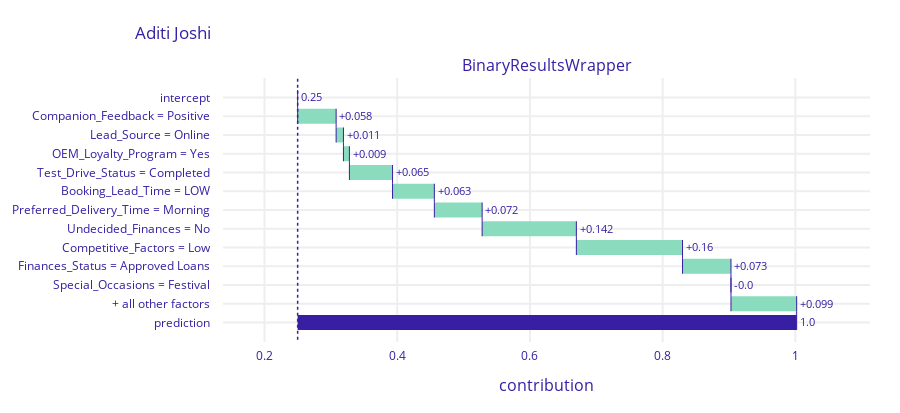
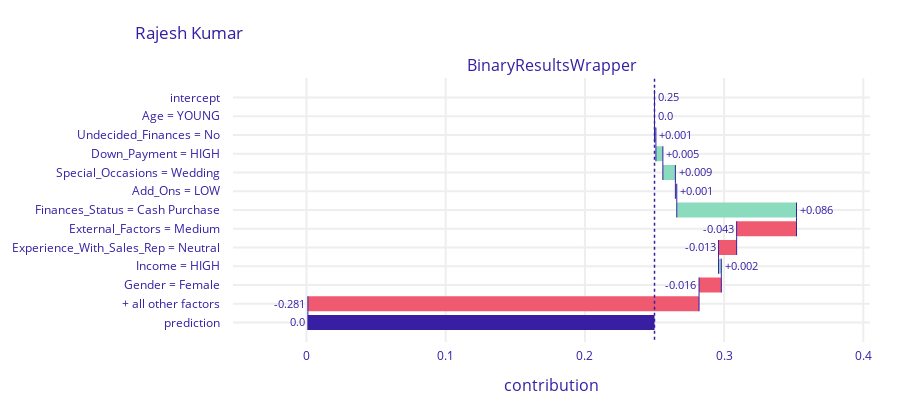
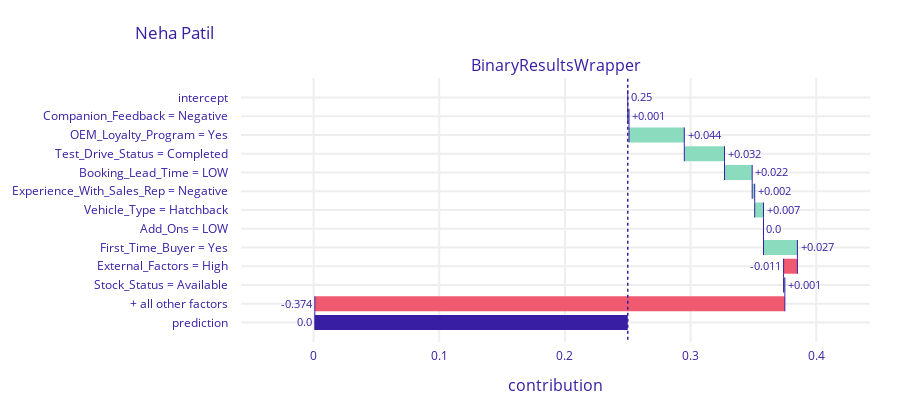
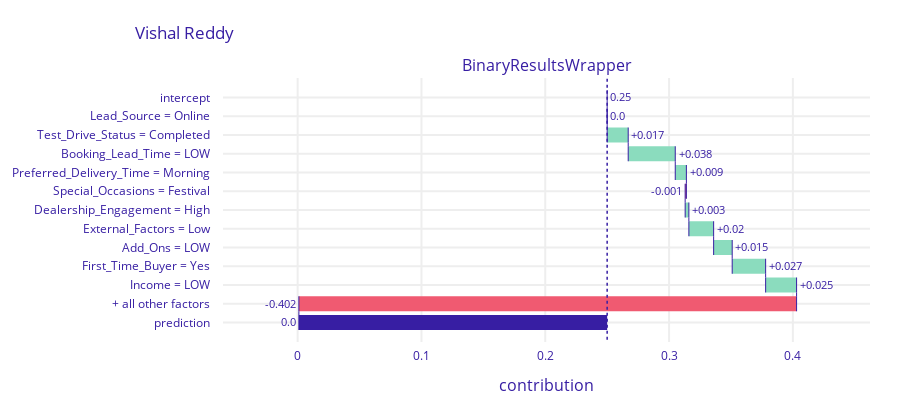

Here is the notebook cell these charts were saved with, in order:
### Code cell
import dalex as dx

X= new_df.drop('bciindex', axis=1)
y = new_df['bciindex']
df_index = pd.read_excel('BCI backup.xlsx', sheet_name='Dummy leads')
exp = dx.Explainer(fitted_model, X, y)

for i in range(len(X)):
    # Get feature importance
    breakdown = exp.predict_parts(X.iloc[i], type='break_down', label=X.index[0])
    breakdown.plot(title=df_index.iloc[i]['Customer name'])
# sh_mary = exp.predict_parts(X.iloc[1], type='shap', B=10, label=X.index[0])

### Figure 1 — Plotly figure (JSON) as saved in the notebook; plotly's stock layout.template omitted (floating-point values rounded to 4 significant figures)
{"data": [{"base": 0.25, "connector": {"line": {"color": "#371ea3", "dash": "solid", "width": 1}, "mode": "spanning"}, "decreasing": {"marker": {"color": "#f05a71"}}, "hoverinfo": "text+delta", "hoverlabel": {"bgcolor": "rgba(0,0,0,0.8)"}, "hovertext": ["Average response: 0.25<br>Prediction: 1.0", "Companion_Feedback = Positive<br>increases average response by", "Lead_Source = Online<br>increases average response by", "OEM_Loyalty_Program = Yes<br>increases average response by", "Test_Drive_Status = Completed<br>increases average response by", "Booking_Lead_Time = LOW<br>increases average response by", "Preferred_Delivery_Time = Morning<br>increases average response by", "Undecided_Finances = No<br>increases average response by", "Competitive_Factors = Low<br>increases average response by", "Finances_Status = Approved Loans<br>increases average response by", "Special_Occasions = Festival<br>decreases average response by", "+ all other factors<br>increases average response by", "Average response: 0.25<br>Prediction: 1.0"], "increasing": {"marker": {"color": "#8bdcbe"}}, "measure": ["relative", "relative", "relative", "relative", "relative", "relative", "relative", "relative", "relative", "relative", "relative", "relative", "total"], "orientation": "h", "showlegend": false, "text": ["0.25", "+0.058", "+0.011", "+0.009", "+0.065", "+0.063", "+0.072", "+0.142", "+0.16", "+0.073", "-0.0", "+0.099", "1.0"], "textposition": "outside", "totals": {"marker": {"color": "#371ea3"}}, "type": "waterfall", "x": [0, 0.058, 0.011, 0.009, 0.065, 0.063, 0.072, 0.142, 0.16, 0.073, 0, 0.099, 0.75], "xaxis": "x", "y": ["intercept", "Companion_Feedback = Positive", "Lead_Source = Online", "OEM_Loyalty_Program = Yes", "Test_Drive_Status = Completed", "Booking_Lead_Time = LOW", "Preferred_Delivery_Time = Morning", "Undecided_Finances = No", "Competitive_Factors = Low", "Finances_Status = Approved Loans", "Special_Occasions = Festival", "+ all other factors", "prediction"], "yaxis": "y"}], "layout": {"annotations": [{"font": {"size": 16}, "showarrow": false, "text": "BinaryResultsWrapper", "x": 0.5, "xanchor": "center", "xref": "paper", "y": 1, "yanchor": "bottom", "yref": "paper"}, {"font": {"size": 16}, "showarrow": false, "text": "contribution", "x": 0.5, "xanchor": "center", "xref": "paper", "y": 0, "yanchor": "top", "yref": "paper", "yshift": -30}], "font": {"color": "#371ea3"}, "height": 413, "margin": {"b": 71, "r": 30, "t": 78}, "shapes": [{"line": {"color": "#371ea3", "dash": "dot", "width": 1.5}, "type": "line", "x0": 0.25, "x1": 0.25, "xref": "x", "y0": -1, "y1": 13, "yref": "y"}], "title": {"text": "Aditi Joshi", "x": 0.15}, "xaxis": {"anchor": "y", "automargin": true, "domain": [0, 1], "fixedrange": true, "gridwidth": 2, "range": [0.1375, 1.113], "tickcolor": "white", "ticklen": 3, "ticks": "outside", "type": "linear", "zeroline": false}, "yaxis": {"anchor": "x", "automargin": true, "autorange": "reversed", "domain": [0, 1], "fixedrange": true, "gridwidth": 2, "tickcolor": "white", "ticklen": 10, "ticks": "outside", "type": "category"}}}

### Figure 2 — Plotly figure (JSON) as saved in the notebook; plotly's stock layout.template omitted (floating-point values rounded to 4 significant figures)
{"data": [{"base": 0.25, "connector": {"line": {"color": "#371ea3", "dash": "solid", "width": 1}, "mode": "spanning"}, "decreasing": {"marker": {"color": "#f05a71"}}, "hoverinfo": "text+delta", "hoverlabel": {"bgcolor": "rgba(0,0,0,0.8)"}, "hovertext": ["Average response: 0.25<br>Prediction: 0.0", "Age = YOUNG<br>decreases average response by", "Undecided_Finances = No<br>increases average response by", "Down_Payment = HIGH<br>increases average response by", "Special_Occasions = Wedding<br>increases average response by", "Add_Ons = LOW<br>increases average response by", "Finances_Status = Cash Purchase<br>increases average response by", "External_Factors = Medium<br>decreases average response by", "Experience_With_Sales_Rep = Neutral<br>decreases average response by", "Income = HIGH<br>increases average response by", "Gender = Female<br>decreases average response by", "+ all other factors<br>decreases average response by", "Average response: 0.25<br>Prediction: 0.0"], "increasing": {"marker": {"color": "#8bdcbe"}}, "measure": ["relative", "relative", "relative", "relative", "relative", "relative", "relative", "relative", "relative", "relative", "relative", "relative", "total"], "orientation": "h", "showlegend": false, "text": ["0.25", "0.0", "+0.001", "+0.005", "+0.009", "+0.001", "+0.086", "-0.043", "-0.013", "+0.002", "-0.016", "-0.281", "0.0"], "textposition": "outside", "totals": {"marker": {"color": "#371ea3"}}, "type": "waterfall", "x": [0, 0, 0.001, 0.005, 0.009, 0.001, 0.086, -0.043, -0.013, 0.002, -0.016, -0.281, -0.25], "xaxis": "x", "y": ["intercept", "Age = YOUNG", "Undecided_Finances = No", "Down_Payment = HIGH", "Special_Occasions = Wedding", "Add_Ons = LOW", "Finances_Status = Cash Purchase", "External_Factors = Medium", "Experience_With_Sales_Rep = Neutral", "Income = HIGH", "Gender = Female", "+ all other factors", "prediction"], "yaxis": "y"}], "layout": {"annotations": [{"font": {"size": 16}, "showarrow": false, "text": "BinaryResultsWrapper", "x": 0.5, "xanchor": "center", "xref": "paper", "y": 1, "yanchor": "bottom", "yref": "paper"}, {"font": {"size": 16}, "showarrow": false, "text": "contribution", "x": 0.5, "xanchor": "center", "xref": "paper", "y": 0, "yanchor": "top", "yref": "paper", "yshift": -30}], "font": {"color": "#371ea3"}, "height": 413, "margin": {"b": 71, "r": 30, "t": 78}, "shapes": [{"line": {"color": "#371ea3", "dash": "dot", "width": 1.5}, "type": "line", "x0": 0.25, "x1": 0.25, "xref": "x", "y0": -1, "y1": 13, "yref": "y"}], "title": {"text": "Rajesh Kumar", "x": 0.15}, "xaxis": {"anchor": "y", "automargin": true, "domain": [0, 1], "fixedrange": true, "gridwidth": 2, "range": [-0.0528, 0.4048], "tickcolor": "white", "ticklen": 3, "ticks": "outside", "type": "linear", "zeroline": false}, "yaxis": {"anchor": "x", "automargin": true, "autorange": "reversed", "domain": [0, 1], "fixedrange": true, "gridwidth": 2, "tickcolor": "white", "ticklen": 10, "ticks": "outside", "type": "category"}}}

### Figure 3 — Plotly figure (JSON) as saved in the notebook; plotly's stock layout.template omitted (floating-point values rounded to 4 significant figures)
{"data": [{"base": 0.25, "connector": {"line": {"color": "#371ea3", "dash": "solid", "width": 1}, "mode": "spanning"}, "decreasing": {"marker": {"color": "#f05a71"}}, "hoverinfo": "text+delta", "hoverlabel": {"bgcolor": "rgba(0,0,0,0.8)"}, "hovertext": ["Average response: 0.25<br>Prediction: 0.0", "Companion_Feedback = Negative<br>increases average response by", "OEM_Loyalty_Program = Yes<br>increases average response by", "Test_Drive_Status = Completed<br>increases average response by", "Booking_Lead_Time = LOW<br>increases average response by", "Experience_With_Sales_Rep = Negative<br>increases average response by", "Vehicle_Type = Hatchback<br>increases average response by", "Add_Ons = LOW<br>decreases average response by", "First_Time_Buyer = Yes<br>increases average response by", "External_Factors = High<br>decreases average response by", "Stock_Status = Available<br>increases average response by", "+ all other factors<br>decreases average response by", "Average response: 0.25<br>Prediction: 0.0"], "increasing": {"marker": {"color": "#8bdcbe"}}, "measure": ["relative", "relative", "relative", "relative", "relative", "relative", "relative", "relative", "relative", "relative", "relative", "relative", "total"], "orientation": "h", "showlegend": false, "text": ["0.25", "+0.001", "+0.044", "+0.032", "+0.022", "+0.002", "+0.007", "0.0", "+0.027", "-0.011", "+0.001", "-0.374", "0.0"], "textposition": "outside", "totals": {"marker": {"color": "#371ea3"}}, "type": "waterfall", "x": [0, 0.001, 0.044, 0.032, 0.022, 0.002, 0.007, 0, 0.027, -0.011, 0.001, -0.374, -0.25], "xaxis": "x", "y": ["intercept", "Companion_Feedback = Negative", "OEM_Loyalty_Program = Yes", "Test_Drive_Status = Completed", "Booking_Lead_Time = LOW", "Experience_With_Sales_Rep = Negative", "Vehicle_Type = Hatchback", "Add_Ons = LOW", "First_Time_Buyer = Yes", "External_Factors = High", "Stock_Status = Available", "+ all other factors", "prediction"], "yaxis": "y"}], "layout": {"annotations": [{"font": {"size": 16}, "showarrow": false, "text": "BinaryResultsWrapper", "x": 0.5, "xanchor": "center", "xref": "paper", "y": 1, "yanchor": "bottom", "yref": "paper"}, {"font": {"size": 16}, "showarrow": false, "text": "contribution", "x": 0.5, "xanchor": "center", "xref": "paper", "y": 0, "yanchor": "top", "yref": "paper", "yshift": -30}], "font": {"color": "#371ea3"}, "height": 413, "margin": {"b": 71, "r": 30, "t": 78}, "shapes": [{"line": {"color": "#371ea3", "dash": "dot", "width": 1.5}, "type": "line", "x0": 0.25, "x1": 0.25, "xref": "x", "y0": -1, "y1": 13, "yref": "y"}], "title": {"text": "Neha Patil", "x": 0.15}, "xaxis": {"anchor": "y", "automargin": true, "domain": [0, 1], "fixedrange": true, "gridwidth": 2, "range": [-0.05775, 0.4427], "tickcolor": "white", "ticklen": 3, "ticks": "outside", "type": "linear", "zeroline": false}, "yaxis": {"anchor": "x", "automargin": true, "autorange": "reversed", "domain": [0, 1], "fixedrange": true, "gridwidth": 2, "tickcolor": "white", "ticklen": 10, "ticks": "outside", "type": "category"}}}

### Figure 4 — Plotly figure (JSON) as saved in the notebook; plotly's stock layout.template omitted (floating-point values rounded to 4 significant figures)
{"data": [{"base": 0.25, "connector": {"line": {"color": "#371ea3", "dash": "solid", "width": 1}, "mode": "spanning"}, "decreasing": {"marker": {"color": "#f05a71"}}, "hoverinfo": "text+delta", "hoverlabel": {"bgcolor": "rgba(0,0,0,0.8)"}, "hovertext": ["Average response: 0.25<br>Prediction: 0.0", "Lead_Source = Online<br>decreases average response by", "Test_Drive_Status = Completed<br>increases average response by", "Booking_Lead_Time = LOW<br>increases average response by", "Preferred_Delivery_Time = Morning<br>increases average response by", "Special_Occasions = Festival<br>decreases average response by", "Dealership_Engagement = High<br>increases average response by", "External_Factors = Low<br>increases average response by", "Add_Ons = LOW<br>increases average response by", "First_Time_Buyer = Yes<br>increases average response by", "Income = LOW<br>increases average response by", "+ all other factors<br>decreases average response by", "Average response: 0.25<br>Prediction: 0.0"], "increasing": {"marker": {"color": "#8bdcbe"}}, "measure": ["relative", "relative", "relative", "relative", "relative", "relative", "relative", "relative", "relative", "relative", "relative", "relative", "total"], "orientation": "h", "showlegend": false, "text": ["0.25", "0.0", "+0.017", "+0.038", "+0.009", "-0.001", "+0.003", "+0.02", "+0.015", "+0.027", "+0.025", "-0.402", "0.0"], "textposition": "outside", "totals": {"marker": {"color": "#371ea3"}}, "type": "waterfall", "x": [0, 0, 0.017, 0.038, 0.009, -0.001, 0.003, 0.02, 0.015, 0.027, 0.025, -0.402, -0.25], "xaxis": "x", "y": ["intercept", "Lead_Source = Online", "Test_Drive_Status = Completed", "Booking_Lead_Time = LOW", "Preferred_Delivery_Time = Morning", "Special_Occasions = Festival", "Dealership_Engagement = High", "External_Factors = Low", "Add_Ons = LOW", "First_Time_Buyer = Yes", "Income = LOW", "+ all other factors", "prediction"], "yaxis": "y"}], "layout": {"annotations": [{"font": {"size": 16}, "showarrow": false, "text": "BinaryResultsWrapper", "x": 0.5, "xanchor": "center", "xref": "paper", "y": 1, "yanchor": "bottom", "yref": "paper"}, {"font": {"size": 16}, "showarrow": false, "text": "contribution", "x": 0.5, "xanchor": "center", "xref": "paper", "y": 0, "yanchor": "top", "yref": "paper", "yshift": -30}], "font": {"color": "#371ea3"}, "height": 413, "margin": {"b": 71, "r": 30, "t": 78}, "shapes": [{"line": {"color": "#371ea3", "dash": "dot", "width": 1.5}, "type": "line", "x0": 0.25, "x1": 0.25, "xref": "x", "y0": -1, "y1": 13, "yref": "y"}], "title": {"text": "Vishal Reddy", "x": 0.15}, "xaxis": {"anchor": "y", "automargin": true, "domain": [0, 1], "fixedrange": true, "gridwidth": 2, "range": [-0.0603, 0.4623], "tickcolor": "white", "ticklen": 3, "ticks": "outside", "type": "linear", "zeroline": false}, "yaxis": {"anchor": "x", "automargin": true, "autorange": "reversed", "domain": [0, 1], "fixedrange": true, "gridwidth": 2, "tickcolor": "white", "ticklen": 10, "ticks": "outside", "type": "category"}}}
